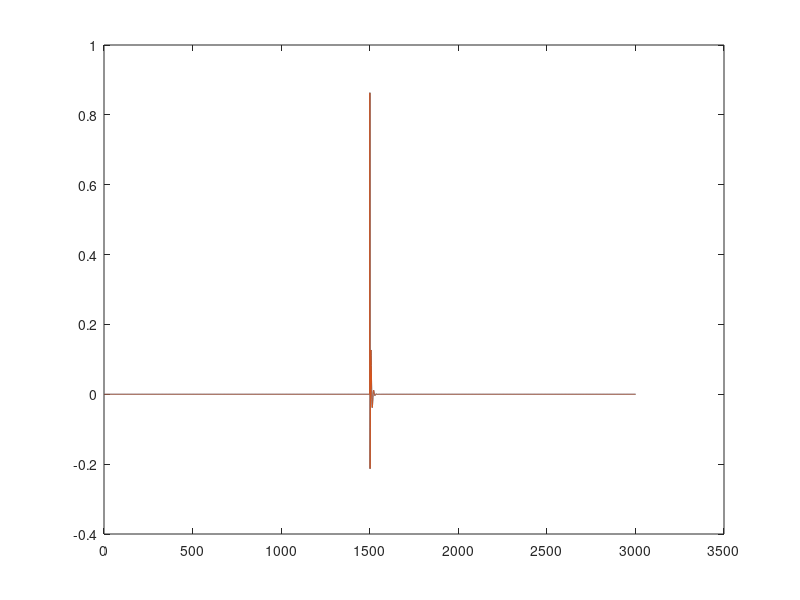

Write the MATLAB code that produced this figure.
addpath('../')
[b, a] = butter(1, [0.1, 0.2], 'stop');
b0=b(1);b1=b(2);b2=b(3);a2=a(2);a3=a(3);
sigLen = 3001;
centre = 1500;
kDelta = zeros(sigLen, 1);
kDelta(centre + 1) = 1;
%% TF2SVF
c1 = a2 + 2;
c2 = (1 + a2 + a3) / c1;
d0 = b0;
d1 = (2 * b0 + b1) / c1;
d2 = (b0 + b1 + b2) / (c1 * c2);
%% SVF2TF
a2 = c1 - 2;
a3 = (c2 * c1) - 1 - a2;
b0 = d0;
b1 = (d1 * c1) - 2 * d0;
b2 = (d2 * c1 * c2) - b0 - b1;
%% Vanilla SVF debugging
z1_A = 0.0;
z2_A = 0.0;
oo = zeros(size(kDelta, 1), 1);
c1 = a(2) + 2;
c2 = (1 + a(2) + a(3)) / c1;
d1 = (2 * b0 + b1) / c1;
d2 = (b0 + b1 + b2) / (c1 * c2);
for idx = 1 : size(kDelta, 1)
    x = kDelta(idx);
    y = x - z1_A - z2_A;
    oo(idx) = d0 * y + d1 * z1_A + d2 * z2_A;
    z2_A = z2_A + c2 * z1_A;
    z1_A = z1_A + c1 * y;
end
% Initialize output y and previous values
y = zeros(size(kDelta, 1), 1);
for n = 1 : size(kDelta, 1)
    if n == 1
        y(n) = d0*0 - 2*d0*0 + d0*kDelta(n) + c1*d1*0 - c1*d1*0 + c1*c2*d2*0 - c1*c2*0 + c1*0 - c1*0 + 2*0 - 0;
    elseif n == 2
        y(n) = d0*0 - 2*d0*kDelta(n - 1) + d0*kDelta(n) + c1*d1*kDelta(n - 1) - c1*d1*0 + c1*c2*d2*0 - c1*c2*0 + c1*0 - c1*y(n - 1) + 2*y(n - 1) - 0;
    else
        y(n) = d0*kDelta(n - 2) - 2*d0*kDelta(n - 1) + d0*kDelta(n) + c1*d1*kDelta(n - 1) - c1*d1*kDelta(n - 2) + c1*c2*d2*kDelta(n - 2) - c1*c2*y(n - 2) + c1*y(n - 2) - c1*y(n - 1) + 2*y(n - 1) - y(n - 2);
    end
end
plot(oo);hold on;plot(y);hold off